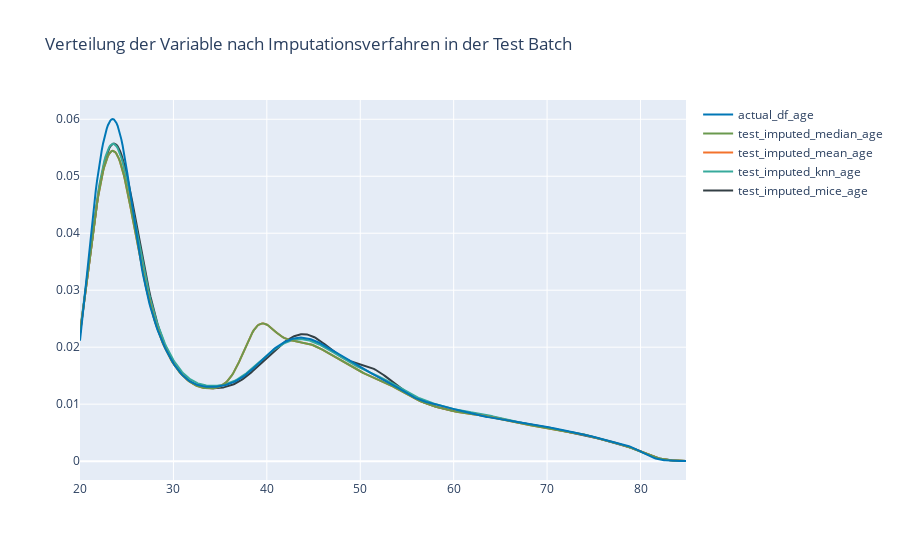

The notebook cell this image was saved under:
### Markdown cell above
### Imputation auf der Test Batch

### Code cell
hist_data_test = [X_test_df_mice['age'], X_test_df_knn['age'], test_imputed_mean_age, test_imputed_median_age, actual_df_age]

group_labels = ['test_imputed_mice_age','test_imputed_knn_age','test_imputed_mean_age', 'test_imputed_median_age', 'actual_df_age']
colors = ['#333F44', '#37AA9C', '#f3722c', '#6a994e', '#0077b6']

# Create distplot with curve_type set to 'normal'
fig = ff.create_distplot(hist_data_test, group_labels, show_hist=False, colors=colors, rug_text=None, show_rug=False)

# Add title
fig.update_layout(title_text='Verteilung der Variable nach Imputationsverfahren in der Test Batch')
fig.show()

### Figure 1 — Plotly figure (JSON) as saved in the notebook; plotly's stock layout.template omitted (floating-point values rounded to 4 significant figures; data arrays with more than 128 entries replaced by an {"elided": "..."} marker saying what was removed)
{"data": [{"legendgroup": "test_imputed_mice_age", "marker": {"color": "#333F44"}, "mode": "lines", "name": "test_imputed_mice_age", "showlegend": true, "type": "scatter", "x": {"elided": "500 float values"}, "xaxis": "x", "y": {"elided": "500 float values"}, "yaxis": "y"}, {"legendgroup": "test_imputed_knn_age", "marker": {"color": "#37AA9C"}, "mode": "lines", "name": "test_imputed_knn_age", "showlegend": true, "type": "scatter", "x": {"elided": "500 float values"}, "xaxis": "x", "y": {"elided": "500 float values"}, "yaxis": "y"}, {"legendgroup": "test_imputed_mean_age", "marker": {"color": "#f3722c"}, "mode": "lines", "name": "test_imputed_mean_age", "showlegend": true, "type": "scatter", "x": {"elided": "500 float values"}, "xaxis": "x", "y": {"elided": "500 float values"}, "yaxis": "y"}, {"legendgroup": "test_imputed_median_age", "marker": {"color": "#6a994e"}, "mode": "lines", "name": "test_imputed_median_age", "showlegend": true, "type": "scatter", "x": {"elided": "500 float values"}, "xaxis": "x", "y": {"elided": "500 float values"}, "yaxis": "y"}, {"legendgroup": "actual_df_age", "marker": {"color": "#0077b6"}, "mode": "lines", "name": "actual_df_age", "showlegend": true, "type": "scatter", "x": {"elided": "500 float values"}, "xaxis": "x", "y": {"elided": "500 float values"}, "yaxis": "y"}], "layout": {"barmode": "overlay", "hovermode": "closest", "legend": {"traceorder": "reversed"}, "title": {"text": "Verteilung der Variable nach Imputationsverfahren in der Test Batch"}, "xaxis": {"anchor": "y2", "domain": [0, 1], "zeroline": false}, "yaxis": {"anchor": "free", "domain": [0, 1], "position": 0}}}
